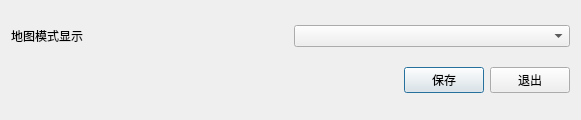
<?xml version="1.0" encoding="UTF-8"?>
<ui version="4.0">
 <class>w_scr_dish_restaurant_parameter</class>
 <widget class="QDialog" name="w_scr_dish_restaurant_parameter">
  <property name="geometry">
   <rect>
    <x>0</x>
    <y>0</y>
    <width>581</width>
    <height>120</height>
   </rect>
  </property>
  <property name="windowTitle">
   <string>Dialog</string>
  </property>
  <layout class="QVBoxLayout" name="verticalLayout">
   <item>
    <layout class="QGridLayout" name="gridLayout">
     <item row="0" column="0">
      <widget class="QLabel" name="label">
       <property name="text">
        <string>地图模式显示</string>
       </property>
      </widget>
     </item>
     <item row="0" column="1">
      <widget class="QComboBox" name="comboBox_map_mode"/>
     </item>
    </layout>
   </item>
   <item>
    <layout class="QHBoxLayout" name="horizontalLayout">
     <item>
      <spacer name="horizontalSpacer">
       <property name="orientation">
        <enum>Qt::Horizontal</enum>
       </property>
       <property name="sizeHint" stdset="0">
        <size>
         <width>40</width>
         <height>20</height>
        </size>
       </property>
      </spacer>
     </item>
     <item>
      <widget class="lds_toolbar_button" name="pushButton_save">
       <property name="text">
        <string>保存</string>
       </property>
       <property name="outer_stylesheet" stdset="0">
        <string>pushbutton</string>
       </property>
      </widget>
     </item>
     <item>
      <widget class="lds_toolbar_button" name="pushButton_exit">
       <property name="text">
        <string>退出</string>
       </property>
       <property name="outer_stylesheet" stdset="0">
        <string>pushbutton</string>
       </property>
      </widget>
     </item>
    </layout>
   </item>
  </layout>
 </widget>
 <customwidgets>
  <customwidget>
   <class>lds_toolbar_button</class>
   <extends>QPushButton</extends>
   <header>lds_toolbar_button.h</header>
  </customwidget>
 </customwidgets>
 <resources/>
 <connections/>
</ui>
